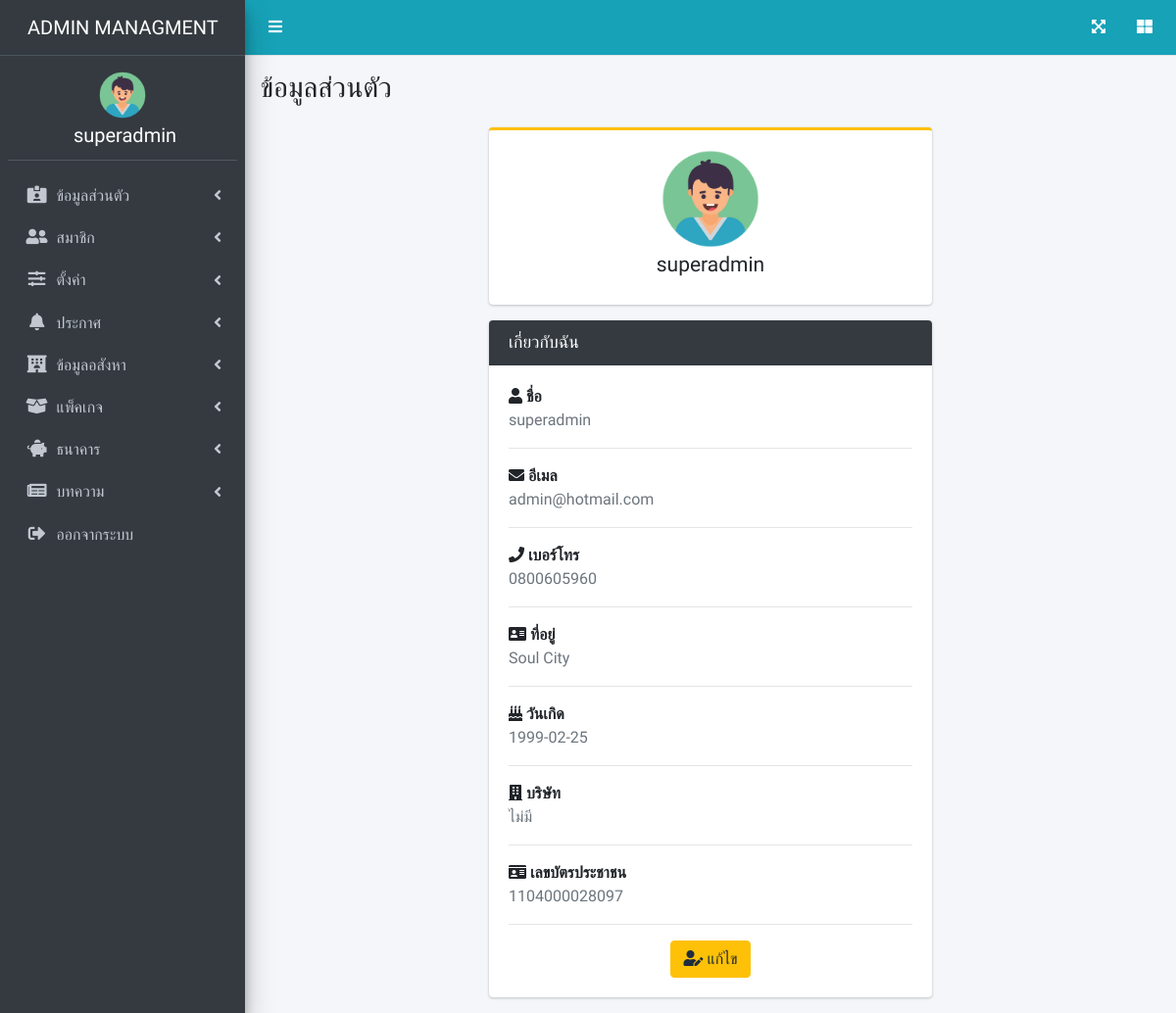
/page/profile.php (signed in), run on the app's committed database.
### tables this page shows
CREATE TABLE `users` (
  `u_id` int(100) NOT NULL,
  `name` varchar(200) NOT NULL,
  `email` varchar(200) NOT NULL,
  `password` varchar(200) NOT NULL,
  `address` varchar(255) NOT NULL,
  `tel` varchar(10) NOT NULL,
  `id_card` varchar(20) DEFAULT NULL,
  `birth_date` date NOT NULL,
  `company` varchar(255) DEFAULT NULL,
  `img` varchar(255) NOT NULL DEFAULT 'user.png',
  `utype` varchar(20) NOT NULL,
  `ustatus` enum('1','0') NOT NULL,
  `ul_id` int(255) NOT NULL
);

CREATE TABLE `user_role_type` (
  `id` int(10) NOT NULL,
  `name` varchar(255) NOT NULL,
  `type_icon` varchar(255) NOT NULL
);

### page/profile.php (the view, shortened to what this page needs)
<?php
require_once('../dbconnect.php');
$id = $_SESSION['u_id'];
$sql = "SELECT * FROM users WHERE u_id= $id ";
$result = mysqli_query($con, $sql);
$row = mysqli_fetch_assoc($result);
?>
<!DOCTYPE html>
<html lang="en">
<head>
  <link rel="stylesheet" href="https://cdnjs.cloudflare.com/ajax/libs/font-awesome/5.15.3/css/all.min.css" />
  <link rel="stylesheet" href="../css/adminlte.min.css">
</head>
<body class="hold-transition sidebar-mini">
  <?php require('admin_nav.php') ?>
  <div class="content-wrapper">
    <section class="content-header">
      <div class="container-fluid">
        <div class="row mb-2">
          <div class="col-sm-6">
            <h1 style="text-transform: uppercase">ข้อมูลส่วนตัว</h1>
          </div>
        </div>
      </div>
    </section>
    <section class="content">
      <div class="container-fluid">
        <div class="row">
          <div class="offset-sm-3 col-md-6">
            <div class="card card-warning card-outline">
              <div class="card-body box-profile">
                <div class="text-center">
                  <img class="d-block m-auto" style="border-radius:50%" src="../m_img/<?php echo $row['img']; ?>" width="100" alt="img">
                </div>
                <h3 class="profile-username text-center"><?php echo $row['name']; ?></h3>
              </div>
            </div>
            <div class="card card-dark">
              <div class="card-header">
                <h3 class="card-title">เกี่ยวกับฉัน</h3>
              </div>
              <div class="card-body">
                <strong><i class="fas fa-user"></i> ชื่อ</strong>
                <p class="text-muted">
                  <?php echo $row['name']; ?>
                </p>
                <hr>
                <strong><i class="fas fa-envelope"></i> อีเมล</strong>
                <p class="text-muted">
                  <?php echo $row['email']; ?>
                </p>
                <hr>
                <strong><i class="fas fa-phone"></i> เบอร์โทร</strong>
                <p class="text-muted">
                  <?php echo $row['tel']; ?>
                </p>
                <hr>
                <strong><i class="fas fa-address-card"></i> ที่อยู่</strong>
                <p class="text-muted">
                  <?php echo $row['address']; ?>
                </p>
                <hr>
                <strong><i class="fas fa-birthday-cake"></i> วันเกิด</strong>
                <p class="text-muted">
                  <?php echo $row['birth_date']; ?>
                </p>
                <hr>
                <strong><i class="fas fa-building"></i> บริษัท</strong>
                <p class="text-muted">
                  <?php echo $row['company']; ?>
                </p>
                <hr>
                <strong><i class="fas fa-id-card"></i> เลขบัตรประชาชน</strong>
                <p class="text-muted">
                  <?php echo $row['id_card']; ?>
                </p>
                <hr>
                <div class="col-12">
                  <a href="edit_profile.php"><button class="btn btn-warning d-block m-auto" type="submit"><i class="fas fa-user-edit"></i> แก้ไข</button></a>
                </div>
              </div>
            </div>
          </div>
        </div>
      </div>
    </section>
  </div>
  </div>
</body>
</html>

### page/admin_nav.php (shortened to what this page needs)
<?php
require_once('../dbconnect.php');
$u_id = $_SESSION['u_id'];
$sql_id = "SELECT * FROM users WHERE u_id = $u_id ";
$result_id = mysqli_query($con, $sql_id);
$row_id = mysqli_fetch_array($result_id);
$sqlrt = "SELECT * FROM user_role_type  ";
$resultrt = mysqli_query($con, $sqlrt);
?>
<div class="wrapper">
    <nav class="main-header navbar navbar-expand navbar-info ">
        <ul class="navbar-nav">
            <li class="nav-item">
                <a class="nav-link" data-widget="pushmenu" href="#" role="button"><i class="fas fa-bars" style="color: white;"></i></a>
            </li>
        </ul>
        <ul class="navbar-nav ml-auto">
            <li class="nav-item">
                <a class="nav-link" data-widget="fullscreen" href="#" role="button">
                    <i class="fas fa-expand-arrows-alt" style="color: white;"></i>
                </a>
            </li>
            <li class="nav-item">
                <a class="nav-link" data-widget="control-sidebar" data-slide="true" href="#" role="button">
                    <i class="fas fa-th-large" style="color: white;"></i>
                </a>
            </li>
        </ul>
    </nav>
    <aside class="main-sidebar sidebar-dark-primary elevation-4">
        <a href="profile.php" class="brand-link">
            <span class="brand-text font-weight-light" style="margin-left: 20px; text-transform: uppercase;"><?php echo $row_id['utype']; ?> Managment</span>
        </a>
        <div class="sidebar">
            <div class="user-panel mt-3 mb-3 d-block">
                <?php
                if ($_SESSION['utype'] == 'admin' || $_SESSION['utype'] == 'staff' || $_SESSION['utype'] == 'agent') {
                ?>
                    <img class="d-block m-auto" style="border-radius:50% ; width:3rem;" src="../m_img/<?php echo $row_id['img'] ?>" width="150" alt="img">
                <?php
                }
                ?>
                <div class="info d-block text-center ">
                    <h5 style="color:white;"><?php echo $row_id['name']; ?></h5>
                </div>
            </div>
            <nav class="mt-2" id="connavbar">
                <ul class="nav nav-pills nav-sidebar flex-column" data-widget="treeview" role="menu" data-accordion="false">
                    <?php
                    if ($_SESSION['utype'] == 'admin') {
                        while ($rowrt = mysqli_fetch_array($resultrt)) {
                            echo " <li class='nav-item'>
            <a href='#' class='nav-link'>
              <i class='nav-icon $rowrt[type_icon]'></i>
              <p>
               $rowrt[name]
                <i class='fas fa-angle-left right'></i>
              </p>
            </a>
            <ul class='nav nav-treeview'>";
                            echo  "</ul></li>";
                        }
                    }
                    ?>
                    <li class="nav-item">
                        <a href="logout.php" class="nav-link" id="btnLogOut" onclick="logOut();">
                            <i class="nav-icon fas fa-sign-out-alt"></i>
                            <p>
                                ออกจากระบบ
                            </p>
                        </a>
                    </li>
                </ul>
            </nav>
        </div>
    </aside>

### page/admin_nav.php (style rules this page uses)
* { font-family: 'Prompt', sans-serif; }

### data on the page
users: utype "ADMIN", img (picture), name "superadmin", email "admin@hotmail.com", tel "0800605960", address "Soul City", birth_date "1999-02-25", company "ไม่มี", id_card "1104000028097"
user_role_type: name "ข้อมูลส่วนตัว"
user_role_type: name "สมาชิก"
user_role_type: name "ตั้งค่า"
user_role_type: name "ประกาศ"
user_role_type: name "ข้อมูลอสังหา"
user_role_type: name "แพ็คเกจ"
user_role_type: name "ธนาคาร"
user_role_type: name "บทความ"
